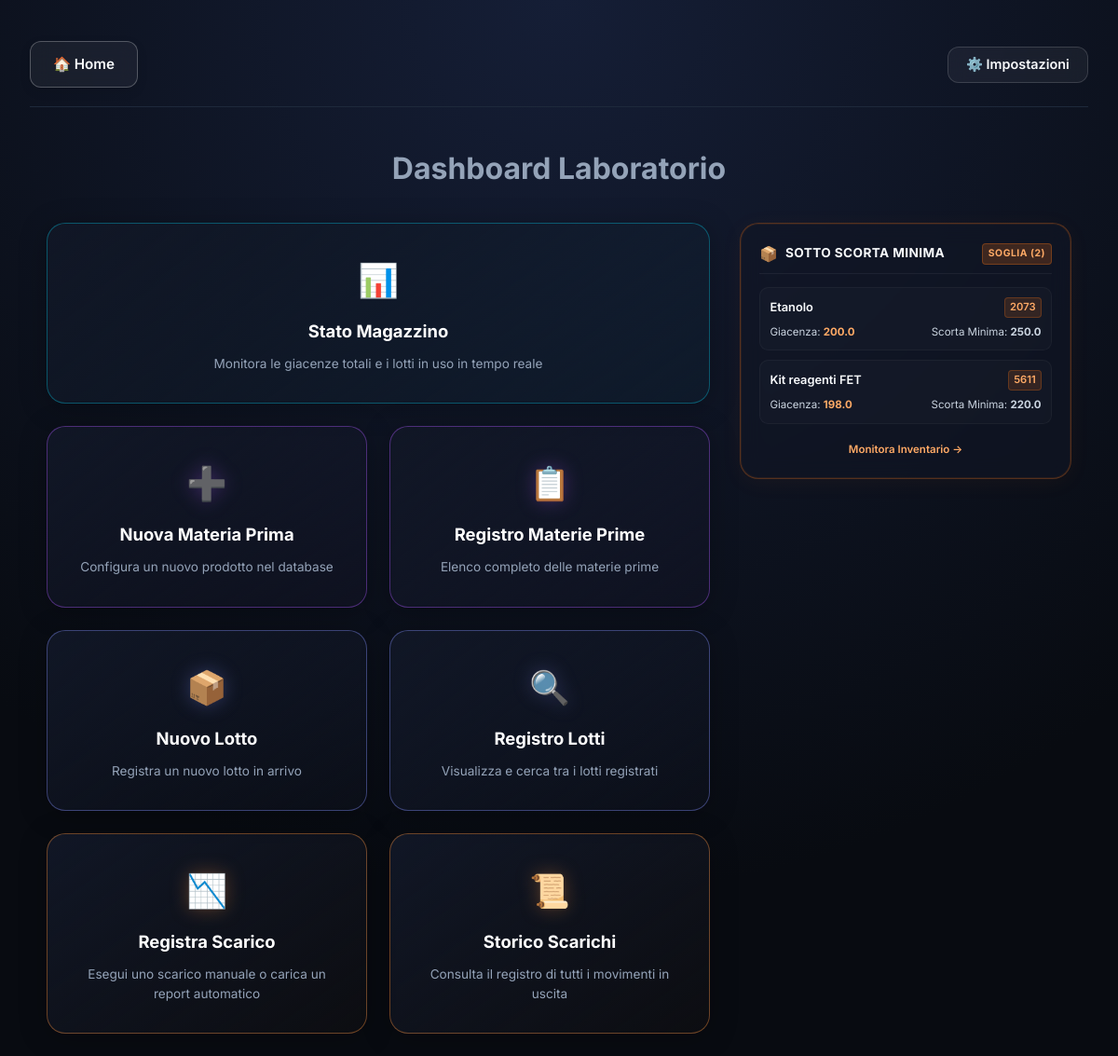
Before: / with the older database file.
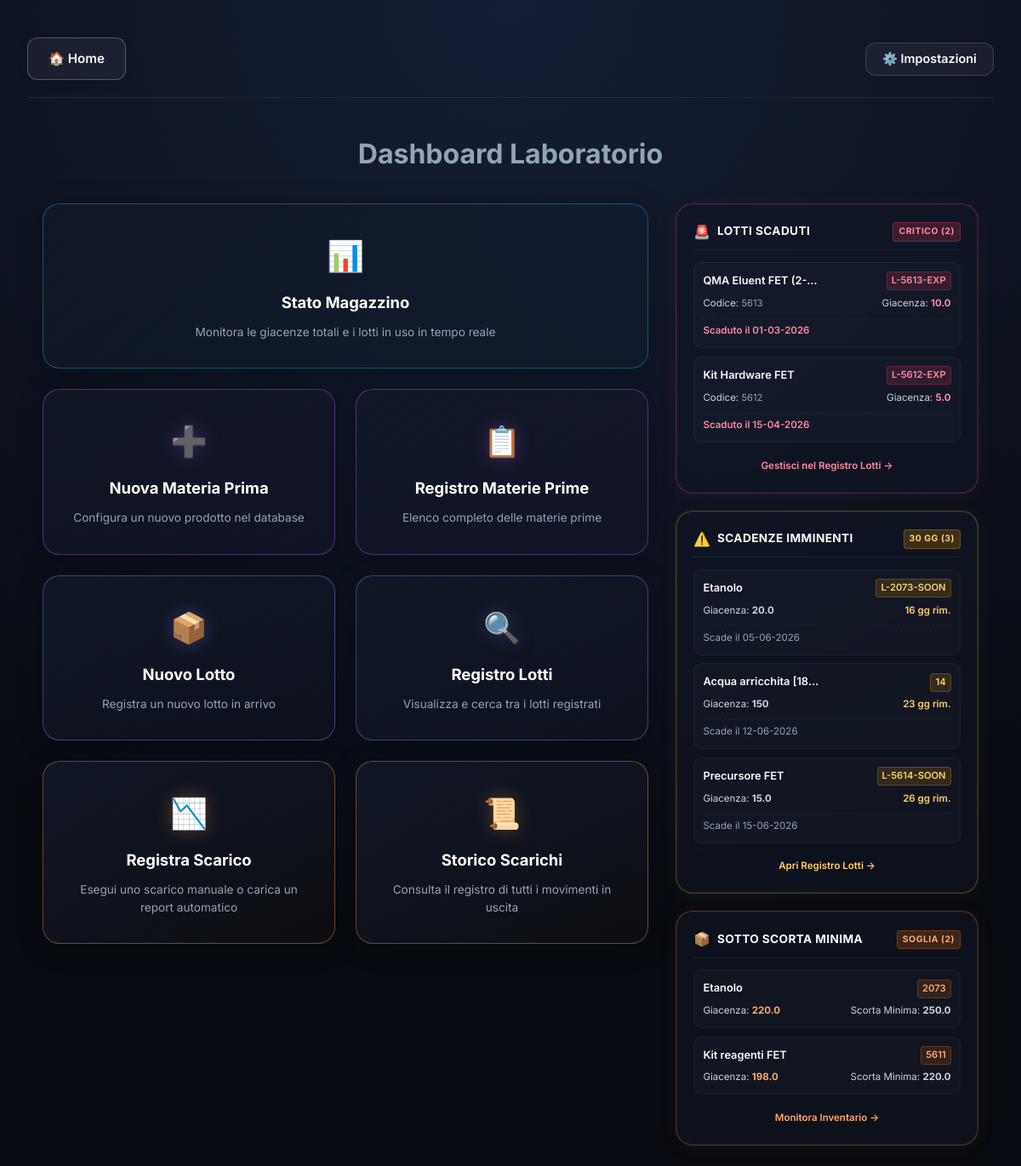
After: the same page with the newer database file.
### tables this page shows
CREATE TABLE Elenco_MP (
            codice TEXT PRIMARY KEY,
            nome_mp TEXT,
            nome_file TEXT,
            unita_misura TEXT,
            nome_etichetta TEXT,
            uso TEXT,
            codice_fornitore TEXT,
            controcampione TEXT,
            distribuzione TEXT
        , scorta_minima FLOAT DEFAULT 0, ordine_magazzino INTEGER DEFAULT 999, categoria_magazzino TEXT);

CREATE TABLE Lotti_Interni (
            lotto_interno TEXT PRIMARY KEY,
            data_arrivo TEXT,
            codice_mp TEXT,
            lotto_fornitore TEXT,
            fornitore TEXT,
            data_scadenza TEXT,
            qnt_arrivata TEXT,
            pz_x_cf TEXT,
            giacenza TEXT,
            data_consegna_qc TEXT,
            data_approvazione TEXT,
            arrivo_magazzino TEXT,
            consumi TEXT,
            ca TEXT,
            reparto TEXT,
            appr TEXT,
            etich TEXT,
            cc TEXT,
            codice_lotto TEXT,
            in_uso TEXT,
            chiuso TEXT,
            FOREIGN KEY (codice_mp) REFERENCES Elenco_MP(codice)
        );

### app.py (the view)
@app.route('/')
def index():
    conn = get_db_connection()
    today = datetime.now().date()
    lotti_rows = conn.execute('''
        SELECT L.lotto_interno, L.codice_mp, L.giacenza, L.data_scadenza, L.lotto_fornitore, M.nome_mp
        FROM Lotti_Interni L
        JOIN Elenco_MP M ON L.codice_mp = M.codice
        WHERE L.giacenza IS NOT NULL AND L.giacenza != '' AND CAST(L.giacenza AS FLOAT) > 0
          AND (L.chiuso IS NULL OR (L.chiuso != 'SI' AND L.chiuso != 'X'))
    ''').fetchall()
    lotti_scaduti = []
    lotti_in_scadenza = []
    def parse_db_date(date_str):
        if not date_str or date_str == '-':
            return None
        for fmt in ('%Y-%m-%d', '%d-%m-%Y'):
            try:
                return datetime.strptime(date_str, fmt).date()
            except ValueError:
                continue
        return None
    for row in lotti_rows:
        lot = dict(row)
        scad_date = parse_db_date(lot['data_scadenza'])
        if scad_date:
            if scad_date < today:
                lotti_scaduti.append(lot)
            elif today <= scad_date <= today + timedelta(days=30):
                lot['giorni_rimanenti'] = (scad_date - today).days
                lotti_in_scadenza.append(lot)
    lotti_scaduti.sort(key=lambda x: parse_db_date(x['data_scadenza']) or today)
    lotti_in_scadenza.sort(key=lambda x: parse_db_date(x['data_scadenza']) or today)
    inventory_rows = conn.execute('''
        SELECT M.codice, M.nome_mp, M.scorta_minima,
               SUM(CASE WHEN L.giacenza IS NOT NULL AND L.giacenza != '' THEN CAST(L.giacenza AS FLOAT) ELSE 0 END) as giacenza_totale
        FROM Elenco_MP M
        LEFT JOIN Lotti_Interni L ON M.codice = L.codice_mp AND (L.chiuso IS NULL OR (L.chiuso != 'SI' AND L.chiuso != 'X'))
        GROUP BY M.codice, M.nome_mp, M.scorta_minima
    ''').fetchall()
    sotto_scorta = []
    for row in inventory_rows:
        item = dict(row)
        scorta_min = float(item['scorta_minima']) if item['scorta_minima'] is not None else 0.0
        if scorta_min > 0 and item['giacenza_totale'] < scorta_min:
            item['giacenza_totale'] = round(item['giacenza_totale'], 2)
            sotto_scorta.append(item)
    conn.close()
    return render_template('index.html',
                           lotti_scaduti=lotti_scaduti,
                           lotti_in_scadenza=lotti_in_scadenza,
                           sotto_scorta=sotto_scorta)

### templates/index.html (shortened to what this page needs)
{% extends 'base.html' %}
{% block content %}
<div style="display: flex; flex-direction: column; align-items: center; min-height: 60vh; gap: 1.5rem; width: 100%;">
    <h2 style="font-size: 2rem; color: var(--text-secondary); margin-bottom: 0.5rem; text-align: center;">Dashboard Laboratorio</h2>
    <div class="dashboard-layout">
        <div class="nav-section">
            <div class="navigation-grid">
                <a href="{{ url_for('magazzino') }}" class="main-card card-magazzino" style="padding: 2rem;">
                    <div class="card-icon" style="font-size: 2.2rem; margin-bottom: 0.8rem;">📊</div>
                    <h3 style="font-size: 1.15rem;">Stato Magazzino</h3>
                    <p style="font-size: 0.85rem;">Monitora le giacenze totali e i lotti in uso in tempo reale</p>
                </a>
                <a href="{{ url_for('add') }}" class="main-card card-prodotti" style="padding: 2rem;">
                    <div class="card-icon" style="font-size: 2.2rem; margin-bottom: 0.8rem;">➕</div>
                    <h3 style="font-size: 1.15rem;">Nuova Materia Prima</h3>
                    <p style="font-size: 0.85rem;">Configura un nuovo prodotto nel database</p>
                </a>
                <a href="{{ url_for('product_list') }}" class="main-card card-prodotti" style="padding: 2rem;">
                    <div class="card-icon" style="font-size: 2.2rem; margin-bottom: 0.8rem;">📋</div>
                    <h3 style="font-size: 1.15rem;">Registro Materie Prime</h3>
                    <p style="font-size: 0.85rem;">Elenco completo delle materie prime</p>
                </a>
                <a href="{{ url_for('add_lotto') }}" class="main-card card-lotti" style="padding: 2rem;">
                    <div class="card-icon" style="font-size: 2.2rem; margin-bottom: 0.8rem;">📦</div>
                    <h3 style="font-size: 1.15rem;">Nuovo Lotto</h3>
                    <p style="font-size: 0.85rem;">Registra un nuovo lotto in arrivo</p>
                </a>
                <a href="{{ url_for('lotti_list') }}" class="main-card card-lotti" style="padding: 2rem;">
                    <div class="card-icon" style="font-size: 2.2rem; margin-bottom: 0.8rem;">🔍</div>
                    <h3 style="font-size: 1.15rem;">Registro Lotti</h3>
                    <p style="font-size: 0.85rem;">Visualizza e cerca tra i lotti registrati</p>
                </a>
                <a href="{{ url_for('scarico_manuale') }}" class="main-card card-scarichi" style="padding: 2rem;">
                    <div class="card-icon" style="font-size: 2.2rem; margin-bottom: 0.8rem;">📉</div>
                    <h3 style="font-size: 1.15rem;">Registra Scarico</h3>
                    <p style="font-size: 0.85rem;">Esegui uno scarico manuale o carica un report automatico</p>
                </a>
                <a href="{{ url_for('storico_scarichi') }}" class="main-card card-scarichi" style="padding: 2rem;">
                    <div class="card-icon" style="font-size: 2.2rem; margin-bottom: 0.8rem;">📜</div>
                    <h3 style="font-size: 1.15rem;">Storico Scarichi</h3>
                    <p style="font-size: 0.85rem;">Consulta il registro di tutti i movimenti in uscita</p>
                </a>
            </div>
        </div>
        <div class="sidebar-section">
            {% if lotti_scaduti or lotti_in_scadenza or sotto_scorta %}
                {% if lotti_scaduti %}
                <div class="warning-sidebar-card danger">
                    <div class="warning-header">
                        <span style="font-size: 1rem;">🚨</span>
                        <span class="warning-title">Lotti Scaduti</span>
                        <span class="warning-badge danger">Critico ({{ lotti_scaduti|length }})</span>
                    </div>
                    <div class="alert-list">
                        {% for lot in lotti_scaduti %}
                        <div class="alert-item">
                            <div class="alert-item-header">
                                <span class="alert-mp-name" title="{{ lot.nome_mp }}">{{ lot.nome_mp }}</span>
                                <span class="alert-item-badge danger">{{ lot.lotto_interno }}</span>
                            </div>
                            <div class="alert-item-meta">
                                <span>Codice: <code style="color: var(--text-secondary); font-size: 0.7rem;">{{ lot.codice_mp }}</code></span>
                                <span>Giacenza: <strong style="color: #ff8a9e;">{{ lot.giacenza }}</strong></span>
                            </div>
                            <div class="alert-item-footer">
                                <span style="color: #ff8a9e; font-weight: 600;">Scaduto il {{ lot.data_scadenza | dateformat }}</span>
                            </div>
                        </div>
                        {% endfor %}
                    </div>
                    <div style="margin-top: 0.8rem; text-align: center;">
                        <a href="{{ url_for('lotti_list') }}" style="color: #ff8a9e; font-size: 0.72rem; text-decoration: none; font-weight: 600; display: inline-flex; align-items: center; gap: 0.2rem; transition: opacity 0.2s;" onmouseover="this.style.opacity=0.8" onmouseout="this.style.opacity=1">
                            Gestisci nel Registro Lotti &rarr;
                        </a>
                    </div>
                </div>
                {% endif %}
                {% if lotti_in_scadenza %}
                <div class="warning-sidebar-card warning">
                    <div class="warning-header">
                        <span style="font-size: 1rem;">⚠️</span>
                        <span class="warning-title">Scadenze Imminenti</span>
                        <span class="warning-badge warning">30 gg ({{ lotti_in_scadenza|length }})</span>
                    </div>
                    <div class="alert-list">
                        {% for lot in lotti_in_scadenza %}
                        <div class="alert-item">
                            <div class="alert-item-header">
                                <span class="alert-mp-name" title="{{ lot.nome_mp }}">{{ lot.nome_mp }}</span>
                                <span class="alert-item-badge warning">{{ lot.lotto_interno }}</span>
                            </div>
                            <div class="alert-item-meta">
                                <span>Giacenza: <strong>{{ lot.giacenza }}</strong></span>
                                <span style="color: #ffd166; font-weight: 600;">{{ lot.giorni_rimanenti }} gg rim.</span>
                            </div>
                            <div class="alert-item-footer">
                                <span style="color: var(--text-secondary);">Scade il {{ lot.data_scadenza | dateformat }}</span>
                            </div>
                        </div>
                        {% endfor %}
                    </div>
                    <div style="margin-top: 0.8rem; text-align: center;">
                        <a href="{{ url_for('lotti_list') }}" style="color: #ffd166; font-size: 0.72rem; text-decoration: none; font-weight: 600; display: inline-flex; align-items: center; gap: 0.2rem; transition: opacity 0.2s;" onmouseover="this.style.opacity=0.8" onmouseout="this.style.opacity=1">
                            Apri Registro Lotti &rarr;
                        </a>
                    </div>
                </div>
                {% endif %}
                {% if sotto_scorta %}
                <div class="warning-sidebar-card understock">
                    <div class="warning-header">
                        <span style="font-size: 1rem;">📦</span>
                        <span class="warning-title">Sotto Scorta Minima</span>
                        <span class="warning-badge understock">Soglia ({{ sotto_scorta|length }})</span>
                    </div>
                    <div class="alert-list">
                        {% for item in sotto_scorta %}
                        <div class="alert-item">
                            <div class="alert-item-header">
                                <span class="alert-mp-name" title="{{ item.nome_mp }}">{{ item.nome_mp }}</span>
                                <span class="alert-item-badge understock">{{ item.codice }}</span>
                            </div>
                            <div class="alert-item-meta">
                                <span>Giacenza: <strong style="color: #ffaa66;">{{ item.giacenza_totale }}</strong></span>
                                <span>Scorta Minima: <strong style="color: var(--text-pale);">{{ item.scorta_minima }}</strong></span>
                            </div>
                        </div>
                        {% endfor %}
                    </div>
                    <div style="margin-top: 0.8rem; text-align: center;">
                        <a href="{{ url_for('magazzino') }}" style="color: #ffaa66; font-size: 0.72rem; text-decoration: none; font-weight: 600; display: inline-flex; align-items: center; gap: 0.2rem; transition: opacity 0.2s;" onmouseover="this.style.opacity=0.8" onmouseout="this.style.opacity=1">
                            Monitora Inventario &rarr;
                        </a>
                    </div>
                </div>
                {% endif %}
            {% endif %}
        </div>
    </div>
</div>
{% endblock %}

### templates/base.html (shortened to what this page needs)
<!DOCTYPE html>
<html lang="it">
<head>
    <link rel="stylesheet" href="{{ url_for('static', filename='css/style.css') }}">
</head>
<body>
    <div class="container">
        <header>
            <div class="header-left">
                <a href="{{ url_for('index') }}" class="btn btn-home">🏠 Home</a>
            </div>
            <div class="header-right">
                <div class="dropdown">
                    <button class="btn btn-settings" id="settingsBtn" onclick="toggleSettingsDropdown()">⚙️ Impostazioni</button>
                </div>
            </div>
        </header>
        <main>
            {% block content %}{% endblock %}
        </main>
    </div>
</body>
</html>

Changed rows visible on the page:
added Lotti_Interni: nome_mp "QMA Eluent FET (2-…", lotto_interno "L-5613-EXP", codice_mp "5613", giacenza "10.0", data_scadenza "01-03-2026", shown under "Storico Scarichi"
added Lotti_Interni: nome_mp "Kit Hardware FET", lotto_interno "L-5612-EXP", codice_mp "5612", giacenza "5.0", data_scadenza "15-04-2026", shown under "Storico Scarichi"
added Lotti_Interni: nome_mp "Etanolo", lotto_interno "L-2073-SOON", giacenza "20.0", giorni_rimanenti "16", data_scadenza "05-06-2026"
added Lotti_Interni: nome_mp "Acqua arricchita [18…", lotto_interno "14", giacenza "150", giorni_rimanenti "23", data_scadenza "12-06-2026"
added Lotti_Interni: nome_mp "Precursore FET", lotto_interno "L-5614-SOON", giacenza "15.0", giorni_rimanenti "26", data_scadenza "15-06-2026"
computed for Elenco_MP "Etanolo": giacenza_totale "200.0" → "220.0"
Other visible differences:
{{ lotti_scaduti|length }}: (not shown) → "2"
{{ lotti_in_scadenza|length }}: (not shown) → "3"
text now shown: "🚨 LOTTI SCADUTI CRITICO ( ) Gestisci nel Registro Lotti → ⚠️ SCADENZE IMMINENTI 30 GG ( ) Apri Registro Lotti →"
